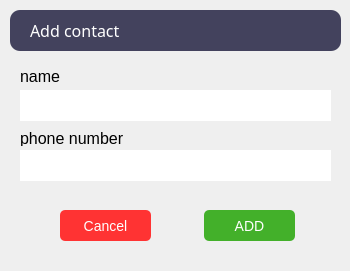
<?xml version="1.0" encoding="UTF-8"?>
<ui version="4.0">
 <class>phonebook</class>
 <widget class="QWidget" name="phonebook">
  <property name="geometry">
   <rect>
    <x>0</x>
    <y>0</y>
    <width>350</width>
    <height>271</height>
   </rect>
  </property>
  <property name="windowTitle">
   <string>phonebook</string>
  </property>
  <widget class="QPushButton" name="insert_btn">
   <property name="geometry">
    <rect>
     <x>204</x>
     <y>210</y>
     <width>91</width>
     <height>31</height>
    </rect>
   </property>
   <property name="styleSheet">
    <string notr="true">border: 0px; border-radius: 5px; background-color: #43b02a; color: #fff; font-size: 14px;</string>
   </property>
   <property name="text">
    <string>ADD</string>
   </property>
  </widget>
  <widget class="QLabel" name="label">
   <property name="geometry">
    <rect>
     <x>20</x>
     <y>70</y>
     <width>47</width>
     <height>13</height>
    </rect>
   </property>
   <property name="font">
    <font>
     <pointsize>12</pointsize>
    </font>
   </property>
   <property name="text">
    <string>name</string>
   </property>
  </widget>
  <widget class="QLabel" name="label_2">
   <property name="geometry">
    <rect>
     <x>20</x>
     <y>130</y>
     <width>111</width>
     <height>16</height>
    </rect>
   </property>
   <property name="font">
    <font>
     <pointsize>12</pointsize>
    </font>
   </property>
   <property name="text">
    <string>phone number</string>
   </property>
  </widget>
  <widget class="QTextEdit" name="name_txt">
   <property name="geometry">
    <rect>
     <x>20</x>
     <y>90</y>
     <width>311</width>
     <height>31</height>
    </rect>
   </property>
   <property name="styleSheet">
    <string notr="true">border: 0px; border-radius: 15px;</string>
   </property>
  </widget>
  <widget class="QTextEdit" name="phone_txt">
   <property name="geometry">
    <rect>
     <x>20</x>
     <y>150</y>
     <width>311</width>
     <height>31</height>
    </rect>
   </property>
   <property name="styleSheet">
    <string notr="true">border: 0px; border-radius: 15px;</string>
   </property>
   <property name="markdown">
    <string/>
   </property>
   <property name="html">
    <string>&lt;!DOCTYPE HTML PUBLIC &quot;-//W3C//DTD HTML 4.0//EN&quot; &quot;http://www.w3.org/TR/REC-html40/strict.dtd&quot;&gt;
&lt;html&gt;&lt;head&gt;&lt;meta name=&quot;qrichtext&quot; content=&quot;1&quot; /&gt;&lt;style type=&quot;text/css&quot;&gt;
p, li { white-space: pre-wrap; }
&lt;/style&gt;&lt;/head&gt;&lt;body style=&quot; font-family:'MS Shell Dlg 2'; font-size:8.25pt; font-weight:400; font-style:normal;&quot;&gt;
&lt;p style=&quot;-qt-paragraph-type:empty; margin-top:0px; margin-bottom:0px; margin-left:0px; margin-right:0px; -qt-block-indent:0; text-indent:0px;&quot;&gt;&lt;br /&gt;&lt;/p&gt;&lt;/body&gt;&lt;/html&gt;</string>
   </property>
  </widget>
  <widget class="QColumnView" name="columnView">
   <property name="geometry">
    <rect>
     <x>10</x>
     <y>10</y>
     <width>331</width>
     <height>41</height>
    </rect>
   </property>
   <property name="styleSheet">
    <string notr="true">background-color:#43425d; border: 0px solid; border-radius: 10px;</string>
   </property>
  </widget>
  <widget class="QPushButton" name="cancle_btn">
   <property name="geometry">
    <rect>
     <x>60</x>
     <y>210</y>
     <width>91</width>
     <height>31</height>
    </rect>
   </property>
   <property name="styleSheet">
    <string notr="true">border: 0px; border-radius: 5px; background-color: #FF3333; color: #fff; font-size: 14px;</string>
   </property>
   <property name="text">
    <string>Cancel</string>
   </property>
  </widget>
  <widget class="QLabel" name="label_3">
   <property name="geometry">
    <rect>
     <x>30</x>
     <y>10</y>
     <width>111</width>
     <height>41</height>
    </rect>
   </property>
   <property name="font">
    <font>
     <family>Kristen ITC</family>
     <pointsize>12</pointsize>
     <weight>50</weight>
     <bold>false</bold>
    </font>
   </property>
   <property name="styleSheet">
    <string notr="true">color:white;</string>
   </property>
   <property name="text">
    <string>Add contact</string>
   </property>
  </widget>
 </widget>
 <resources/>
 <connections/>
</ui>
